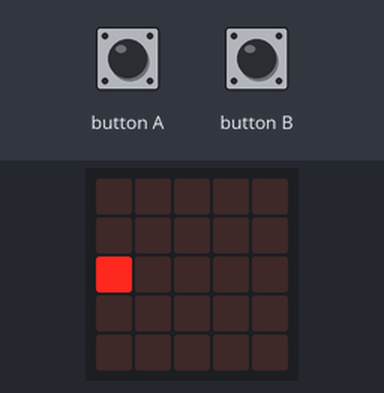
The program below on a simulated BBC micro:bit running MicroPython. On the bench: the board's 5×5 LED display. The test bench sets the inputs (shaded band). Random numbers come from a fixed seed; the 48×5 strip is a reading aid, not a part: it shows the text the display is scrolling, unrolled, one strip-width of it at a time.

Above: at 1.2 s.
1.3 s: button A pressed for 0.15 s
At 2.7 s:
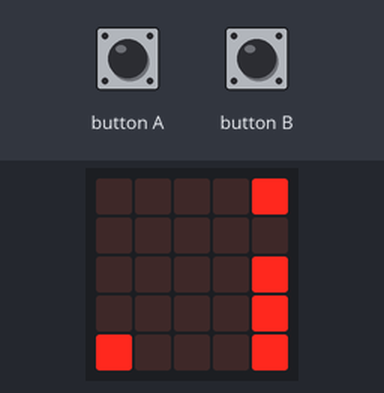
At 3.6 s:
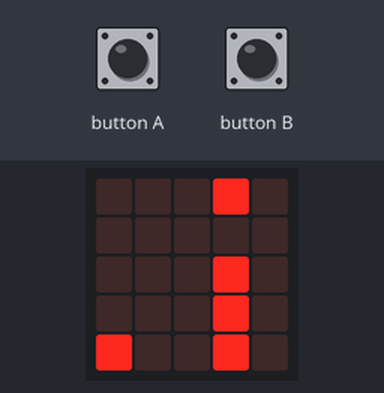
4.4 s: button B pressed for 0.15 s
At 6.1 s:
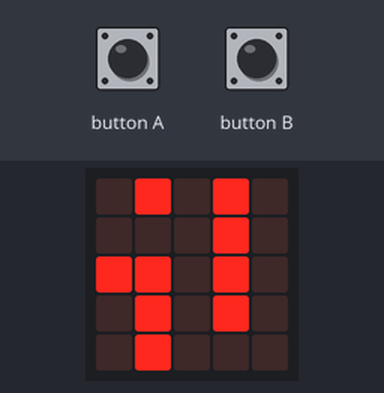
Timing chart, 0 to 7.6 s (numbered marks = the images above; inputs shaded):
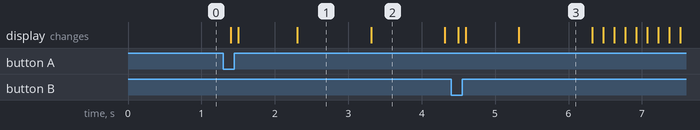

The program:

main.py
```python
from microbit import *
import random
import time
OBS_ARRAY = [[ '0' for i in range(5)] for j in range(5)]
SCORE = 0
BIRD_POINT = 2 # 小鸟初始化在2点
GAME_OVER = False
WILL_GEN_NEW = 1 # 当前轮次是否产生新障碍
SPEED = 1000 # 障碍移动速度，1秒
obs_last_count = 0
bird_last_count = 0

def is_crashed(bird_point, obstate_array):
    """
        判断小鸟是否撞毁，如果撞毁，返回True
    """
    return True if obstate_array[BIRD_POINT][0] != '0' else False

def array_to_image(m_array):
    """
        把二维字符串输转转成Image对象
    """
    res_str = ''
    for line in m_array:
        res_str += ''.join(line)
        res_str += ':'

    res_str = res_str[:-1]
    return Image(res_str)

def obs_move():
    global WILL_GEN_NEW
    global OBS_ARRAY
    global GAME_OVER
    global SCORE
    new_obs = 0

    # 障碍总体向左移动
    for line in OBS_ARRAY:
        for i in range(0,4): # 从 0 到 4-1
            line[i] = line[i+1]

    if WILL_GEN_NEW == 1:
        new_obs = random.randint(0,4) # 从 0 到 4

        obs_line = [ '9' for i in range(5) ]
        obs_line[new_obs] = '0'
    else:
        obs_line = [ '0' for i in range(5) ]

    for i in range(0,5): # 从 0 到 5-1
        OBS_ARRAY[i][4] = obs_line[i]

    if is_crashed(BIRD_POINT, OBS_ARRAY):
        GAME_OVER = True
    else:
        SCORE += 1
    WILL_GEN_NEW ^= 1 # 隔次生成障碍

def deepcopy(array):
    return [i[:] for i in array]

def bird_move(step):
    """
        验证小鸟是否合法
    """
    global BIRD_POINT
    global GAME_OVER
    if BIRD_POINT + step >= 0 and BIRD_POINT + step <= 4:
        if is_crashed(BIRD_POINT + step, OBS_ARRAY):
            GAME_OVER = True
            BIRD_POINT += step
            pass
        else:
            BIRD_POINT += step

initial_array = deepcopy(OBS_ARRAY)

while True:
    if obs_last_count == 0:
        initial_array[BIRD_POINT][0] = '9'
        display.show(array_to_image(initial_array))
        if button_a.is_pressed():
            obs_last_count = running_time()
            bird_last_count = running_time()
            # display.show(running_time())

    # start game
    else:
        if not GAME_OVER:
            if running_time() - obs_last_count > SPEED:
                obs_move()
                obs_last_count = running_time()

            tmp = deepcopy(OBS_ARRAY)
            tmp[BIRD_POINT][0] = '9'
            display.show(array_to_image(tmp))
            if button_a.is_pressed():
                bird_move(1)
                time.sleep(0.1)
            elif button_b.is_pressed():
                bird_move(-1)
                time.sleep(0.1)
        else:
            display.scroll('Score: '+str(SCORE-5))
            break

display.clear()
```

Measured:
- after the input at 1.3 s, the display: first changes after 0.10 s (image 1 shows a later state)
- what the display in image 1 shows lasts 1.0 s, from 2.3 s to 3.3 s
